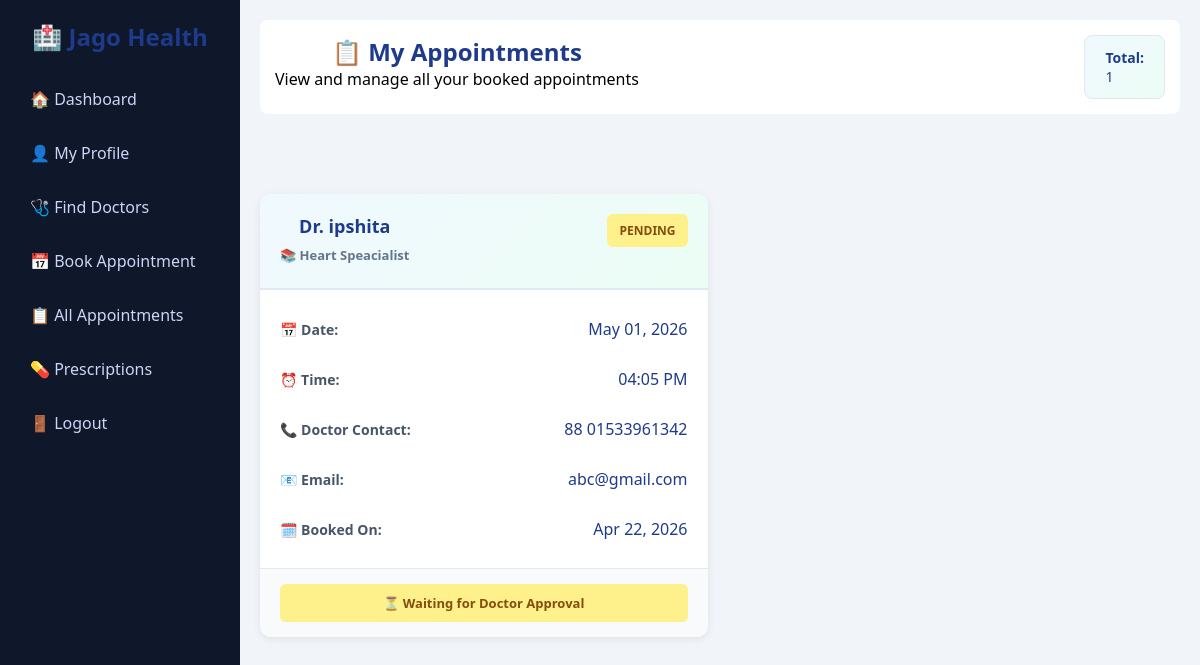
The page /appointments/all/ (signed in) on the database as committed earlier.
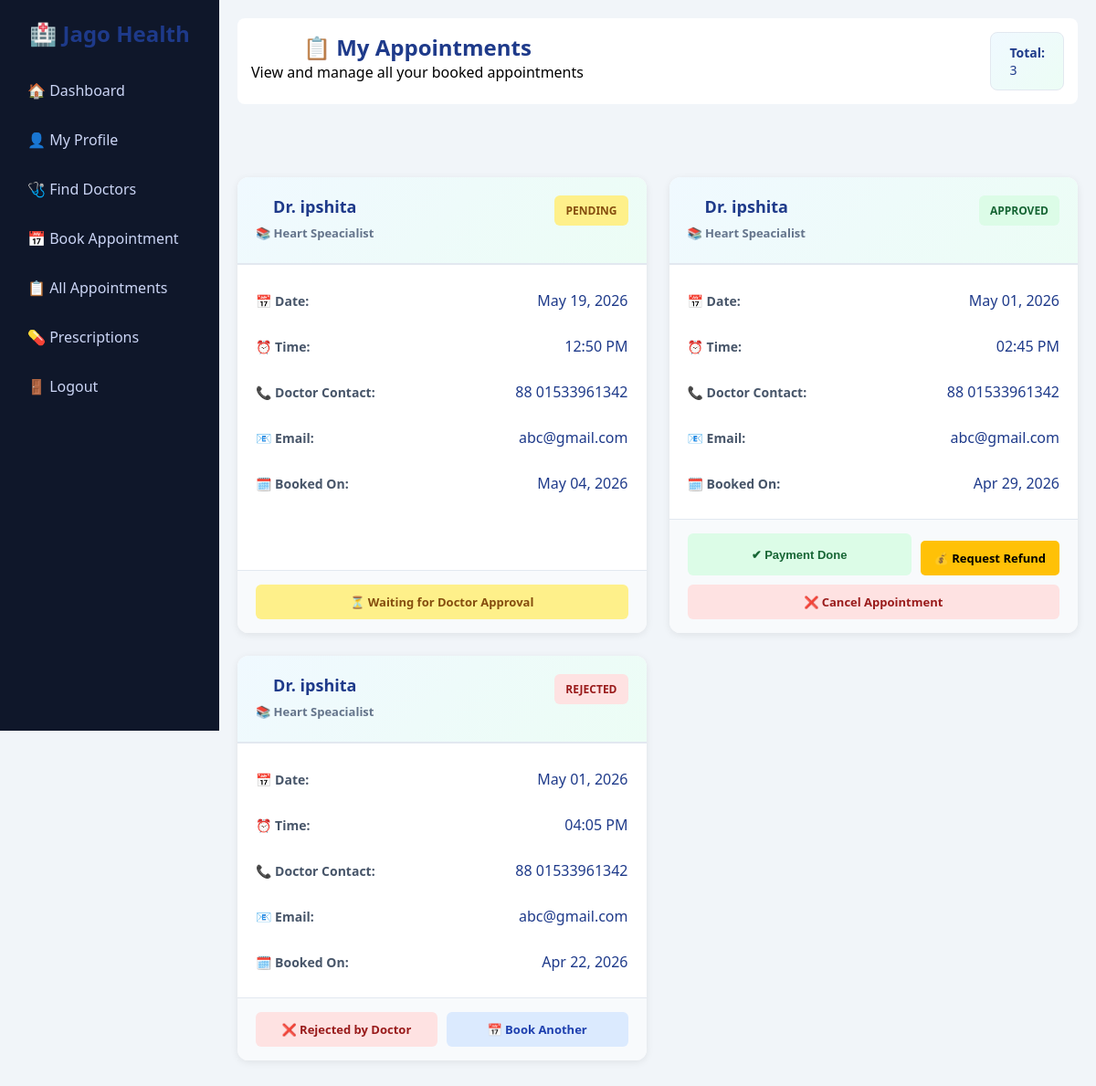
The same page on the database as committed later.
### accounts/models.py (models this page shows, shortened)
class Appointment(models.Model):
    STATUS_CHOICES = (
        ('pending', 'Pending'),
        ('approved', 'Approved'),
        ('rejected', 'Rejected'),
        ('cancelled', 'Cancelled'),
    )
    CONSULTATION_CHOICES = (
        ('upcoming', 'Upcoming'),
        ('consulted', 'Consulted'),
        ('no-show', 'No Show'),
    )
    patient = models.ForeignKey(
        CustomUser,
        on_delete=models.CASCADE,
        related_name='patient_appointments',
        limit_choices_to={'role': 'patient'}
    )
    doctor = models.ForeignKey(
        CustomUser,
        on_delete=models.CASCADE,
        related_name='doctor_appointments',
        limit_choices_to={'role': 'doctor'}
    )
    date = models.DateField()
    time = models.TimeField()
    status = models.CharField(max_length=10, choices=STATUS_CHOICES, default='pending')
    consultation_status = models.CharField(max_length=20, choices=CONSULTATION_CHOICES, default='upcoming')
    created_at = models.DateTimeField(auto_now_add=True)

class CustomUser(AbstractUser):
    ROLE_CHOICES = (
        ('doctor', 'Doctor'),
        ('patient', 'Patient'),
        ('admin', 'Admin'),
    )
    role = models.CharField(max_length=10, choices=ROLE_CHOICES)
    phone = models.CharField(max_length=15)
    specialization = models.CharField(max_length=100, blank=True, null=True)
    age = models.IntegerField(blank=True, null=True)
    bio = models.TextField(blank=True)
    profile_image = models.ImageField(upload_to='profiles/', default='default.png')
    is_verified = models.BooleanField(default=False)

### accounts/views.py (the view)
# urls.py: path('appointments/all/', views.patient_all_appointments, name='patient_all_appointments'),
@login_required
def patient_all_appointments(request):
    appointments = Appointment.objects.filter(patient=request.user).order_by('-created_at')
    paid_appointments = Payment.objects.filter(appointment__patient=request.user).values_list('appointment_id', flat=True)
    context = {
        'appointments': appointments,
        'paid_appointments': paid_appointments,
    }
    return render(request, 'patient_all_appointments.html', context)

### templates/patient_all_appointments.html (shortened to what the changed rows need)
{% load static %}
<!DOCTYPE html>
<html lang="en">
<head>
    <link rel="stylesheet" href="{% static 'css/style.css' %}">
    <link rel="stylesheet" href="{% static 'css/dashboard_extra.css' %}">
    <link rel="stylesheet" href="{% static 'css/appointments.css' %}">
</head>
<body>
<div class="dashboard">
    <div class="sidebar">
        <h2>🏥 Jago Health</h2>
    </div>
    <div class="main">
        <div class="topbar">
            <div class="topbar-content">
                <div>
                    <h2>📋 My Appointments</h2>
                </div>
                <div class="topbar-stats">
                    <span class="stat-box">
                        <strong>Total:</strong> {{ appointments|length }}
                    </span>
                </div>
            </div>
        </div>
        <div class="appointments-section">
            {% if appointments %}
                <div class="appointments-grid">
                    {% for appt in appointments %}
                        <div class="appointment-card">
                            <div class="card-header">
                                <div class="doctor-info">
                                    <h3>Dr. {{ appt.doctor.first_name|default:appt.doctor.username }}</h3>
                                    <p class="specialization">📚 {{ appt.doctor.specialization|default:"General Practitioner" }}</p>
                                </div>
                                <span class="status-badge status-{{ appt.status|lower }}">
                                    {{ appt.status|upper }}
                                </span>
                            </div>
                            <div class="card-body">
                                <div class="detail-row">
                                    <span class="label">📅 Date:</span>
                                    <span class="value">{{ appt.date|date:"M d, Y" }}</span>
                                </div>
                                <div class="detail-row">
                                    <span class="label">⏰ Time:</span>
                                    <span class="value">{{ appt.time|time:"h:i A" }}</span>
                                </div>
                                <div class="detail-row">
                                    <span class="label">📞 Doctor Contact:</span>
                                    <span class="value">{{ appt.doctor.phone }}</span>
                                </div>
                                <div class="detail-row">
                                    <span class="label">📧 Email:</span>
                                    <span class="value">{{ appt.doctor.email }}</span>
                                </div>
                                <div class="detail-row">
                                    <span class="label">🗓️ Booked On:</span>
                                    <span class="value">{{ appt.created_at|date:"M d, Y" }}</span>
                                </div>
                            </div>
                            <div class="card-actions">
                                {% if appt.status == 'approved' %}
                                    {% if appt.id in paid_appointments %}
                                        <button class="btn-paid" disabled>
                                            ✔ Payment Done
                                        </button>
                                        {% with payment=appt.payment %}
                                            {% if payment.refund_status == 'none' %}
                                                <a href="{% url 'request_refund' appt.id %}" class="btn-refund" style="background: #ffc107; color: #000; padding: 10px 15px; display: inline-block; border-radius: 5px; text-decoration: none; font-size: 13px; font-weight: 600; margin-top: 8px;">
                                                    💰 Request Refund
                                                </a>
                                            {% elif payment.refund_status == 'requested' %}
                                                <span style="background: #fff3cd; color: #856404; padding: 10px 15px; display: inline-block; border-radius: 5px; font-size: 13px; font-weight: 600; margin-top: 8px;">
                                                    🕐 Refund Pending
                                                </span>
                                            {% elif payment.refund_status == 'approved' %}
                                                <span style="background: #d4edda; color: #155724; padding: 10px 15px; display: inline-block; border-radius: 5px; font-size: 13px; font-weight: 600; margin-top: 8px;">
                                                    ✓ Refund Approved
                                                </span>
                                            {% elif payment.refund_status == 'rejected' %}
                                                <span style="background: #f8d7da; color: #721c24; padding: 10px 15px; display: inline-block; border-radius: 5px; font-size: 13px; font-weight: 600; margin-top: 8px;">
                                                    ✕ Refund Rejected
                                                </span>
                                            {% endif %}
                                        {% endwith %}
                                    {% else %}
                                        <a href="{% url 'make_payment' appt.id %}" class="btn-payment">
                                            💳 Make Payment
                                        </a>
                                    {% endif %}
                                    <a href="{% url 'cancel_appointment' appt.id %}" class="btn-cancel" onclick="return confirm('Are you sure you want to cancel this appointment?');">
                                        ❌ Cancel Appointment
                                    </a>
                                {% elif appt.status == 'pending' %}
                                    <span class="btn-status-pending">⏳ Waiting for Doctor Approval</span>
                                {% elif appt.status == 'rejected' %}
                                    <span class="btn-status-rejected">❌ Rejected by Doctor</span>
                                    <a href="{% url 'book_appointment' %}" class="btn-rebook">📅 Book Another</a>
                                {% elif appt.status == 'cancelled' %}
                                    <span class="btn-status-cancelled">🚫 Cancelled</span>
                                    <a href="{% url 'book_appointment' %}" class="btn-rebook">📅 Book New Appointment</a>
                                {% endif %}
                            </div>
                        </div>
                    {% endfor %}
                </div>
            {% endif %}
        </div>
    </div>
</div>
</body>
</html>

Rows that differ between the two databases and show on the page:
added Appointment: doctor.first_name "ipshita", doctor.specialization "Heart Speacialist", status "PENDING", date "May 19, 2026", time "12:50 PM", doctor.phone "88 01533961342", doctor.email "abc@gmail.com", created_at "May 04, 2026", shows "⏳ Waiting for Doctor Approval"
added Appointment: doctor.first_name "ipshita", doctor.specialization "Heart Speacialist", status "APPROVED", date "May 01, 2026", time "02:45 PM", doctor.phone "88 01533961342", doctor.email "abc@gmail.com", created_at "Apr 29, 2026", shows "✔ Payment Done", shows "💰 Request Refund", shows "❌ Cancel Appointment"
changed Appointment "04:05 PM": status "PENDING" → "REJECTED"; status "⏳ Waiting for Doctor Approval" → "❌ Rejected by Doctor 📅 Book Another"
Other text that changed with them:
{{ appointments|length }}: "1" → "3"
